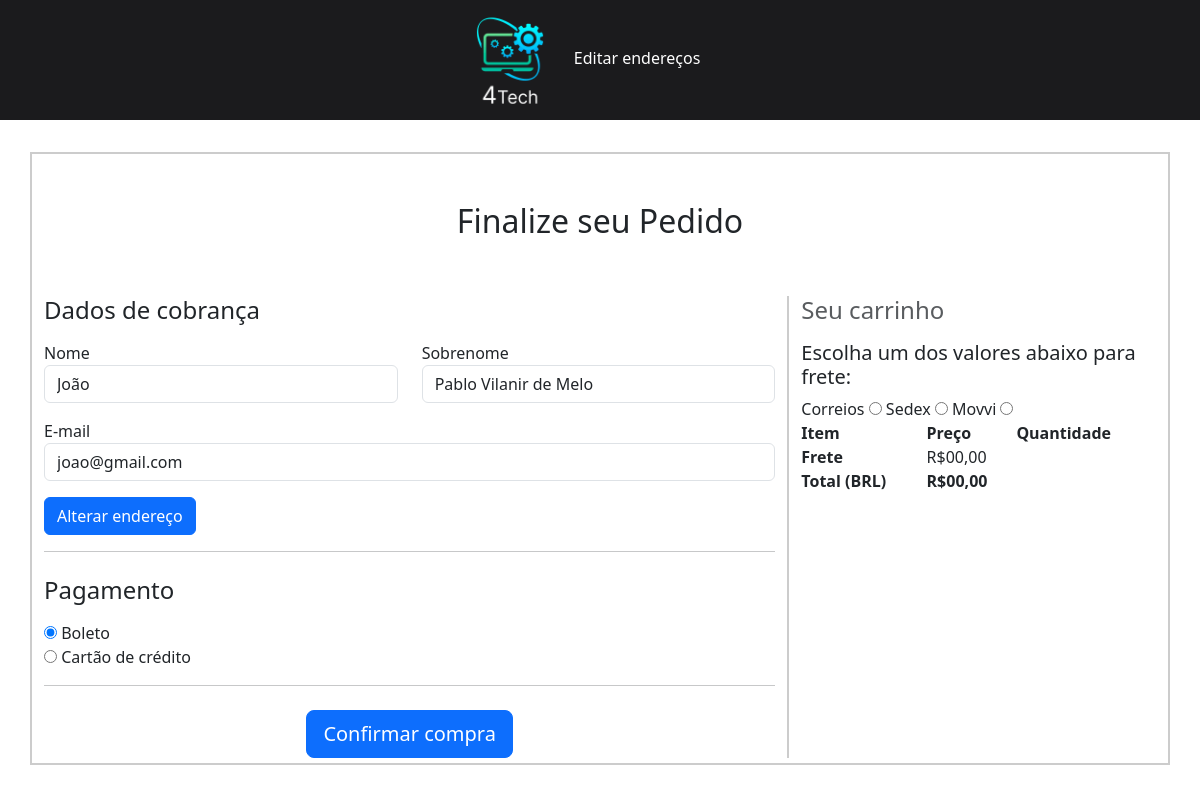
The page /checkout.php?id=1 on the database its author committed.
### tables this page shows
create table usuarios_clientes(
id int(10) auto_increment not null primary key,
email varchar(100) not null unique key,
senha varchar(200) not null,
cliente_id int(10)
);

create table clientes(
id int(10) auto_increment not null primary key,
nome varchar(50) not null,
sobrenome varchar(200) not null,
cpf varchar(15) not null unique key,
dataNascimento varchar(11) not null,
genero varchar(20) not null,
ddd_celular varchar(2) not null,
num_celular varchar(10) not null,
ddd_telefone varchar(2) not null,
num_telefone varchar(9) not null
);

### checkout.php (the view, shortened to what this page needs)
<?php
include("conexao.php");
(isset($_GET['id'])) ? $id_cliente = $_GET['id'] : null;
$sql_code = "SELECT * FROM clientes INNER JOIN usuarios_clientes ON clientes.id=usuarios_clientes.cliente_id WHERE clientes.id=$id_cliente;";
$sql_query = $mysqli->query($sql_code) or die($mysqli->error);
?>
<!DOCTYPE html>
<html lang="pt-br">
<head>
    <link rel="stylesheet" href="css/style.css">
    <link rel="stylesheet" href="css/checkout.css">
    <link rel="stylesheet" href="css/carrinho.css">
    <link href="https://cdn.jsdelivr.net/npm/bootstrap@5.3.0-alpha3/dist/css/bootstrap.min.css" rel="stylesheet"
>
    <link rel="stylesheet"
        href="https://cdnjs.cloudflare.com/ajax/libs/bootstrap-icons/1.7.2/font/bootstrap-icons.min.css">
</head>
<body>
    <header>
        <div class="logo">
            <img src="img/Logo.png" alt="Logo da 4Tech">
            <label><a href="VisualizarEndereco.php?id=<?= $id_cliente; ?>"
                    style="margin-right: 50px;color: white;">Editar
                    endereços</a></label>
        </div>
    </header>
    <div class="container">
        <div class="py-5 text-center">
            <h2>Finalize seu Pedido</h2>
        </div>
        <form action="pedidos.php" method="post" class="needs-validation">
            <div class="row">
                <div class="col-md-4 order-md-2 mb-4">
                    <h4 class="d-flex justify-content-between align-items-center mb-3">
                        <span class="text-muted">Seu carrinho</span>
                    </h4>
                    <div>
                        <h5>Escolha um dos valores abaixo para frete:</h5>
                        <label for="frete1">Correios</label>
                        <input type="radio" name="frete" id="frete1">
                        <label for="frete2">Sedex</label>
                        <input type="radio" name="frete" id="frete2">
                        <label for="frete3">Movvi</label>
                        <input type="radio" name="frete" id="frete3">
                    </div>
                    <table id="tbl-carrinho">
                        <thead>
                            <tr class="titulo-carrinho">
                                <th>Item</th>
                                <th>Preço</th>
                                <th>Quantidade</th>
                            </tr>
                        </thead>
                        <tfoot>
                            <th scope="row">Frete</th>
                            <td><span id="valorFrete">R$00,00</span></td>
                            <tr>
                                <th scope="row">Total (BRL)</th>
                                <td><strong id="precoCompra">R$00,00</strong></td>
                            </tr>
                        </tfoot>
                    </table>
                </div>
                <div class="col-md-8 order-md-1 form-pedido">
                    <?php while ($cliente = $sql_query->fetch_assoc()): ?>
                        <h4 class="mb-3">Dados de cobrança</h4>
                        <div class="row">
                            <div class="col-md-6 mb-3">
                                <label for="primeiroNome">Nome</label>
                                <input type="text" class="form-control" id="primeiroNome" placeholder="Primeiro nome"
                                    value="<?= $cliente['nome'] ?>" readonly>
                            </div>
                            <div class="col-md-6 mb-3">
                                <label for="sobrenome">Sobrenome</label>
                                <input type="text" class="form-control" id="sobrenome" placeholder="Sobrenome"
                                    value="<?= $cliente['sobrenome'] ?>" readonly>
                            </div>
                        </div>
                        <div class="mb-3">
                            <label for="email">E-mail</label>
                            <input type="email" class="form-control" id="email" placeholder="fulano@exemplo.com"
                                value="<?= $cliente['email'] ?>" readonly>
                        </div>
                    <?php endwhile ?>
                    <a href="NovoEndereco.php?id=<?= $id_cliente; ?>"
                        onclick="alterarEndereco(event,'NovoEndereco.php?id=<?php echo $id_cliente; ?>')"><button
                            class="btn btn-primary">Alterar
                            endereço</button></a>
                    <hr class="mb-4">
                    <h4 class="mb-3">Pagamento</h4>
                    <div class="d-block my-3">
                        <div class="custom-control custom-radio">
                            <input id="paypal" name="paymentMethod" type="radio" class="custom-control-input" checked
                                required>
                            <label class="custom-control-label" for="paypal">Boleto</label>
                        </div>
                        <div class="custom-control custom-radio">
                            <input id="cartao" name="paymentMethod" type="radio" class="custom-control-input" required>
                            <label class="custom-control-label" for="cartao">Cartão de crédito</label>
                        </div>
                    </div>
                    <hr class="mb-4">
                    <div class="text-center">
                        <a href="statusPedido.php"><button class="btn btn-primary btn-lg btn-block"
                                type="submit">Confirmar
                                compra</button></a>
                    </div>
        </form>
    </div>
</body>
</html>

### css/style.css (style rules this page uses)
:root { --font-primary--: "Inter", serif; --font-secondary--: "Baloo da 2", serif; --font-action--: "Mulish", serif; --color-primary--: #1b1b1d; --color-secondary--: #b9d0fc; --color-action--: #3578F5; --color-error--: #e63636; }
* { text-decoration: none !important; margin: 0; padding: 0; }
header { width: 100%; height: 15vh; display: flex; justify-content: center; align-items: center; background-color: var(--color-primary--); margin-bottom: 2rem; }
.logo, .logo img { height: 100%; }

### css/checkout.css (style rules this page uses)
.form-pedido { border-right: 2px solid #ccc; }
.container { border: 2px solid #ccc; }
form { padding-bottom: 5px; }

### css/carrinho.css (style rules this page uses)
#tbl-carrinho { width: 100%; }
#tbl-carrinho { justify-content: space-around; }

### rows shown on the page
usuarios_clientes: cliente.nome "João", cliente.sobrenome "Pablo Vilanir de Melo", email "joao@gmail.com"
